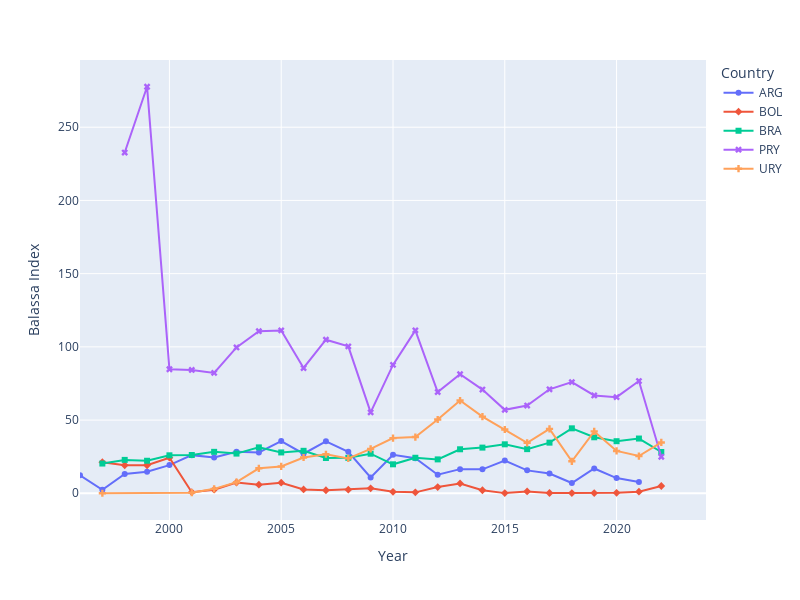

The notebook cell saved with this chart:
### Code cell
number = 5

top = get_top_balassa_index(soy_country_exports, top=number)

plt.figure(figsize=(10, 6))

# Group the DataFrame by country
grouped_df = soy_country_exports.loc[soy_country_exports['Country'].isin(top), :].groupby('Country')

# Create a line chart for each country
for country, data in grouped_df:
    plt.plot(data['Year'], data['Balassa Index'], label=country)

# Add labels and title
plt.xlabel('Year')
plt.ylabel('Balassa Index')
plt.title(f'Top {number} Balassa Index for Soybeans')

plt.xlim(soy_country_exports['Year'].min() + 1, soy_country_exports['Year'].max() + 1)

# Add legend
plt.legend()

# Show the chart
plt.show()


fig = px.line(soy_country_exports.loc[soy_country_exports['Country'].isin(top), :], x='Year', y='Balassa Index', color='Country', symbol="Country")

# Adjust the figure layout
fig.update_layout(
    width=800,  # Adjust the width as desired
    height=600,  # Adjust the height as desired
)

fig.update_xaxes(range=[soy_country_exports['Year'].min(), soy_country_exports['Year'].max() + 2])  # Assumes the data is sorted by year
fig.show()

### Figure 1 — Plotly figure (JSON) as saved in the notebook; plotly's stock layout.template omitted (floating-point values rounded to 4 significant figures)
{"data": [{"hovertemplate": "Country=ARG<br>Year=%{x}<br>Balassa Index=%{y}<extra></extra>", "legendgroup": "ARG", "line": {"color": "#636efa", "dash": "solid"}, "marker": {"symbol": "circle"}, "mode": "markers+lines", "name": "ARG", "orientation": "v", "showlegend": true, "type": "scatter", "x": [1996, 1997, 1998, 1999, 2000, 2001, 2002, 2003, 2004, 2005, 2006, 2007, 2008, 2009, 2010, 2011, 2012, 2013, 2014, 2015, 2016, 2017, 2018, 2019, 2020, 2021], "xaxis": "x", "y": [12.27, 2.404, 13.18, 14.65, 19.26, 26.05, 24.45, 28.29, 27.93, 35.65, 27.02, 35.48, 28.32, 10.81, 26.28, 23.9, 12.7, 16.5, 16.35, 22.39, 15.65, 13.53, 7.01, 16.96, 10.38, 7.786], "yaxis": "y"}, {"hovertemplate": "Country=BOL<br>Year=%{x}<br>Balassa Index=%{y}<extra></extra>", "legendgroup": "BOL", "line": {"color": "#EF553B", "dash": "solid"}, "marker": {"symbol": "diamond"}, "mode": "markers+lines", "name": "BOL", "orientation": "v", "showlegend": true, "type": "scatter", "x": [1997, 1998, 1999, 2000, 2001, 2002, 2003, 2004, 2005, 2006, 2007, 2008, 2009, 2010, 2011, 2012, 2013, 2014, 2015, 2016, 2017, 2018, 2019, 2020, 2021, 2022], "xaxis": "x", "y": [21.26, 19.15, 19.15, 24.3, 0.7335, 2.487, 7.37, 5.866, 7.253, 2.631, 2.065, 2.478, 3.395, 1.002, 0.6348, 4.253, 6.707, 2.061, 0.1126, 1.259, 0.1956, 0.1151, 0.1702, 0.2939, 1.099, 4.976], "yaxis": "y"}, {"hovertemplate": "Country=BRA<br>Year=%{x}<br>Balassa Index=%{y}<extra></extra>", "legendgroup": "BRA", "line": {"color": "#00cc96", "dash": "solid"}, "marker": {"symbol": "square"}, "mode": "markers+lines", "name": "BRA", "orientation": "v", "showlegend": true, "type": "scatter", "x": [1997, 1998, 1999, 2000, 2001, 2002, 2003, 2004, 2005, 2006, 2007, 2008, 2009, 2010, 2011, 2012, 2013, 2014, 2015, 2016, 2017, 2018, 2019, 2020, 2021, 2022], "xaxis": "x", "y": [20.32, 22.81, 22.22, 25.93, 26.16, 28.31, 27.11, 31.35, 27.9, 29.01, 24.09, 24.21, 27.03, 19.79, 24.27, 23.14, 30.05, 31.2, 33.45, 30.15, 34.58, 44.36, 38.25, 35.57, 37.4, 28.2], "yaxis": "y"}, {"hovertemplate": "Country=PRY<br>Year=%{x}<br>Balassa Index=%{y}<extra></extra>", "legendgroup": "PRY", "line": {"color": "#ab63fa", "dash": "solid"}, "marker": {"symbol": "x"}, "mode": "markers+lines", "name": "PRY", "orientation": "v", "showlegend": true, "type": "scatter", "x": [1998, 1999, 2000, 2001, 2002, 2003, 2004, 2005, 2006, 2007, 2008, 2009, 2010, 2011, 2012, 2013, 2014, 2015, 2016, 2017, 2018, 2019, 2020, 2021, 2022], "xaxis": "x", "y": [232.7, 277.6, 84.7, 84.23, 82.2, 99.6, 110.7, 111.2, 85.57, 104.9, 100.3, 55.28, 87.69, 111.3, 69.14, 81.29, 70.84, 57.0, 59.92, 71.02, 75.89, 66.8, 65.65, 76.65, 24.93], "yaxis": "y"}, {"hovertemplate": "Country=URY<br>Year=%{x}<br>Balassa Index=%{y}<extra></extra>", "legendgroup": "URY", "line": {"color": "#FFA15A", "dash": "solid"}, "marker": {"symbol": "cross"}, "mode": "markers+lines", "name": "URY", "orientation": "v", "showlegend": true, "type": "scatter", "x": [1997, 2001, 2002, 2003, 2004, 2005, 2006, 2007, 2008, 2009, 2010, 2011, 2012, 2013, 2014, 2015, 2016, 2017, 2018, 2019, 2020, 2021, 2022], "xaxis": "x", "y": [0.02717, 0.4309, 3.036, 7.577, 17.07, 18.33, 24.44, 26.66, 23.84, 30.29, 37.69, 38.4, 50.41, 63.35, 52.36, 43.55, 34.47, 43.99, 21.84, 42.25, 28.92, 25.43, 34.73], "yaxis": "y"}], "layout": {"height": 600, "legend": {"title": {"text": "Country"}, "tracegroupgap": 0}, "margin": {"t": 60}, "width": 800, "xaxis": {"anchor": "y", "domain": [0, 1], "range": [1996, 2024], "title": {"text": "Year"}}, "yaxis": {"anchor": "x", "domain": [0, 1], "title": {"text": "Balassa Index"}}}}
